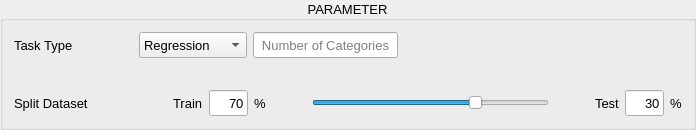
        <widget class="QGroupBox" name="groupBox_parameters_1">
         <property name="sizePolicy">
          <sizepolicy hsizetype="MinimumExpanding" vsizetype="MinimumExpanding">
           <horstretch>1</horstretch>
           <verstretch>1</verstretch>
          </sizepolicy>
         </property>
         <property name="minimumSize">
          <size>
           <width>650</width>
           <height>130</height>
          </size>
         </property>
         <property name="font">
          <font>
           <family>Arial</family>
           <pointsize>10</pointsize>
           <weight>50</weight>
           <bold>false</bold>
          </font>
         </property>
         <property name="locale">
          <locale language="English" country="UnitedStates"/>
         </property>
         <property name="title">
          <string>PARAMETER</string>
         </property>
         <property name="alignment">
          <set>Qt::AlignCenter</set>
         </property>
         <layout class="QGridLayout" name="gridLayout_9" rowstretch="0,0,0">
          <item row="1" column="0">
           <spacer name="verticalSpacer_14">
            <property name="orientation">
             <enum>Qt::Vertical</enum>
            </property>
            <property name="sizeType">
             <enum>QSizePolicy::MinimumExpanding</enum>
            </property>
            <property name="sizeHint" stdset="0">
             <size>
              <width>20</width>
              <height>8</height>
             </size>
            </property>
           </spacer>
          </item>
          <item row="2" column="0">
           <layout class="QGridLayout" name="gridLayout_6" columnstretch="0,2,0,1,0,0,6,0,0,1,0">
            <item row="0" column="5">
             <spacer name="horizontalSpacer_4">
              <property name="orientation">
               <enum>Qt::Horizontal</enum>
              </property>
              <property name="sizeHint" stdset="0">
               <size>
                <width>40</width>
                <height>10</height>
               </size>
              </property>
             </spacer>
            </item>
            <item row="0" column="8">
             <widget class="QLabel" name="label_title_splitdataset_3">
              <property name="font">
               <font>
                <family>Arial</family>
                <pointsize>10</pointsize>
                <weight>50</weight>
                <bold>false</bold>
               </font>
              </property>
              <property name="layoutDirection">
               <enum>Qt::LeftToRight</enum>
              </property>
              <property name="text">
               <string>Test</string>
              </property>
             </widget>
            </item>
            <item row="0" column="1">
             <spacer name="horizontalSpacer_6">
              <property name="orientation">
               <enum>Qt::Horizontal</enum>
              </property>
              <property name="sizeHint" stdset="0">
               <size>
                <width>60</width>
                <height>20</height>
               </size>
              </property>
             </spacer>
            </item>
            <item row="0" column="4">
             <widget class="QLabel" name="label_title_perc_trn">
              <property name="font">
               <font>
                <family>Arial</family>
                <pointsize>10</pointsize>
                <weight>50</weight>
                <bold>false</bold>
               </font>
              </property>
              <property name="text">
               <string>%</string>
              </property>
             </widget>
            </item>
            <item row="0" column="9">
             <widget class="QLineEdit" name="lineEdit_tstPerc">
              <property name="sizePolicy">
               <sizepolicy hsizetype="Expanding" vsizetype="MinimumExpanding">
                <horstretch>1</horstretch>
                <verstretch>1</verstretch>
               </sizepolicy>
              </property>
              <property name="font">
               <font>
                <family>Arial</family>
                <pointsize>10</pointsize>
                <weight>50</weight>
                <bold>false</bold>
               </font>
              </property>
              <property name="text">
               <string>30</string>
              </property>
              <property name="alignment">
               <set>Qt::AlignRight|Qt::AlignTrailing|Qt::AlignVCenter</set>
              </property>
             </widget>
            </item>
            <item row="0" column="10">
             <widget class="QLabel" name="label_title_perc_tst">
              <property name="font">
               <font>
                <family>Arial</family>
                <pointsize>10</pointsize>
                <weight>50</weight>
                <bold>false</bold>
               </font>
              </property>
              <property name="text">
               <string>%</string>
              </property>
             </widget>
            </item>
            <item row="0" column="2">
             <widget class="QLabel" name="label_title_train">
              <property name="font">
               <font>
                <family>Arial</family>
                <pointsize>10</pointsize>
                <weight>50</weight>
                <bold>false</bold>
               </font>
              </property>
              <property name="text">
               <string>Train</string>
              </property>
             </widget>
            </item>
            <item row="0" column="7">
             <spacer name="horizontalSpacer_3">
              <property name="orientation">
               <enum>Qt::Horizontal</enum>
              </property>
              <property name="sizeHint" stdset="0">
               <size>
                <width>40</width>
                <height>20</height>
               </size>
              </property>
             </spacer>
            </item>
            <item row="0" column="0">
             <widget class="QLabel" name="label_title_splitdataset">
              <property name="font">
               <font>
                <family>Arial</family>
                <pointsize>10</pointsize>
                <weight>50</weight>
                <bold>false</bold>
               </font>
              </property>
              <property name="contextMenuPolicy">
               <enum>Qt::NoContextMenu</enum>
              </property>
              <property name="text">
               <string>Split Dataset</string>
              </property>
              <property name="alignment">
               <set>Qt::AlignLeading|Qt::AlignLeft|Qt::AlignVCenter</set>
              </property>
             </widget>
            </item>
            <item row="0" column="3">
             <widget class="QLineEdit" name="lineEdit_trnPerc">
              <property name="sizePolicy">
               <sizepolicy hsizetype="Expanding" vsizetype="MinimumExpanding">
                <horstretch>1</horstretch>
                <verstretch>1</verstretch>
               </sizepolicy>
              </property>
              <property name="font">
               <font>
                <family>Arial</family>
                <pointsize>10</pointsize>
                <weight>50</weight>
                <bold>false</bold>
               </font>
              </property>
              <property name="text">
               <string>70</string>
              </property>
              <property name="alignment">
               <set>Qt::AlignRight|Qt::AlignTrailing|Qt::AlignVCenter</set>
              </property>
              <property name="placeholderText">
               <string/>
              </property>
              <property name="clearButtonEnabled">
               <bool>false</bool>
              </property>
             </widget>
            </item>
            <item row="0" column="6">
             <widget class="QSlider" name="horizontalSlider">
              <property name="sizePolicy">
               <sizepolicy hsizetype="Expanding" vsizetype="Expanding">
                <horstretch>1</horstretch>
                <verstretch>1</verstretch>
               </sizepolicy>
              </property>
              <property name="minimumSize">
               <size>
                <width>0</width>
                <height>20</height>
               </size>
              </property>
              <property name="maximumSize">
               <size>
                <width>16777215</width>
                <height>50</height>
               </size>
              </property>
              <property name="font">
               <font>
                <family>Arial</family>
                <pointsize>10</pointsize>
                <weight>50</weight>
                <bold>false</bold>
               </font>
              </property>
              <property name="minimum">
               <number>1</number>
              </property>
              <property name="maximum">
               <number>99</number>
              </property>
              <property name="singleStep">
               <number>1</number>
              </property>
              <property name="value">
               <number>70</number>
              </property>
              <property name="orientation">
               <enum>Qt::Horizontal</enum>
              </property>
             </widget>
            </item>
           </layout>
          </item>
          <item row="0" column="0">
           <layout class="QGridLayout" name="gridLayout_7" columnstretch="0,0,1,0,3">
            <item row="0" column="2">
             <widget class="QComboBox" name="comboBox_modelType">
              <property name="sizePolicy">
               <sizepolicy hsizetype="MinimumExpanding" vsizetype="MinimumExpanding">
                <horstretch>1</horstretch>
                <verstretch>1</verstretch>
               </sizepolicy>
              </property>
              <property name="minimumSize">
               <size>
                <width>0</width>
                <height>24</height>
               </size>
              </property>
              <property name="font">
               <font>
                <family>Arial</family>
                <pointsize>10</pointsize>
                <weight>50</weight>
                <bold>false</bold>
               </font>
              </property>
              <property name="locale">
               <locale language="English" country="UnitedStates"/>
              </property>
              <property name="sizeAdjustPolicy">
               <enum>QComboBox::AdjustToContents</enum>
              </property>
              <item>
               <property name="text">
                <string>Regression</string>
               </property>
              </item>
              <item>
               <property name="text">
                <string>Classification</string>
               </property>
              </item>
             </widget>
            </item>
            <item row="0" column="0">
             <widget class="QLabel" name="label_tasktype">
              <property name="font">
               <font>
                <family>Arial</family>
                <pointsize>10</pointsize>
                <weight>50</weight>
                <bold>false</bold>
               </font>
              </property>
              <property name="text">
               <string>Task Type</string>
              </property>
             </widget>
            </item>
            <item row="0" column="4">
             <spacer name="horizontalSpacer">
              <property name="orientation">
               <enum>Qt::Horizontal</enum>
              </property>
              <property name="sizeHint" stdset="0">
               <size>
                <width>40</width>
                <height>20</height>
               </size>
              </property>
             </spacer>
            </item>
            <item row="0" column="1">
             <spacer name="horizontalSpacer_8">
              <property name="orientation">
               <enum>Qt::Horizontal</enum>
              </property>
              <property name="sizeType">
               <enum>QSizePolicy::Preferred</enum>
              </property>
              <property name="sizeHint" stdset="0">
               <size>
                <width>60</width>
                <height>20</height>
               </size>
              </property>
             </spacer>
            </item>
            <item row="0" column="3">
             <widget class="QLineEdit" name="lineEdit_classNum">
              <property name="enabled">
               <bool>true</bool>
              </property>
              <property name="sizePolicy">
               <sizepolicy hsizetype="MinimumExpanding" vsizetype="MinimumExpanding">
                <horstretch>1</horstretch>
                <verstretch>1</verstretch>
               </sizepolicy>
              </property>
              <property name="minimumSize">
               <size>
                <width>145</width>
                <height>24</height>
               </size>
              </property>
              <property name="toolTip">
               <string>&lt;html&gt;&lt;head/&gt;&lt;body&gt;&lt;p&gt;Please input the number of categories&lt;/p&gt;&lt;/body&gt;&lt;/html&gt;</string>
              </property>
              <property name="autoFillBackground">
               <bool>false</bool>
              </property>
              <property name="inputMethodHints">
               <set>Qt::ImhDigitsOnly</set>
              </property>
              <property name="maxLength">
               <number>2</number>
              </property>
              <property name="frame">
               <bool>true</bool>
              </property>
              <property name="alignment">
               <set>Qt::AlignCenter</set>
              </property>
              <property name="placeholderText">
               <string>Number of Categories</string>
              </property>
              <property name="clearButtonEnabled">
               <bool>true</bool>
              </property>
             </widget>
            </item>
           </layout>
          </item>
         </layout>
        </widget>
